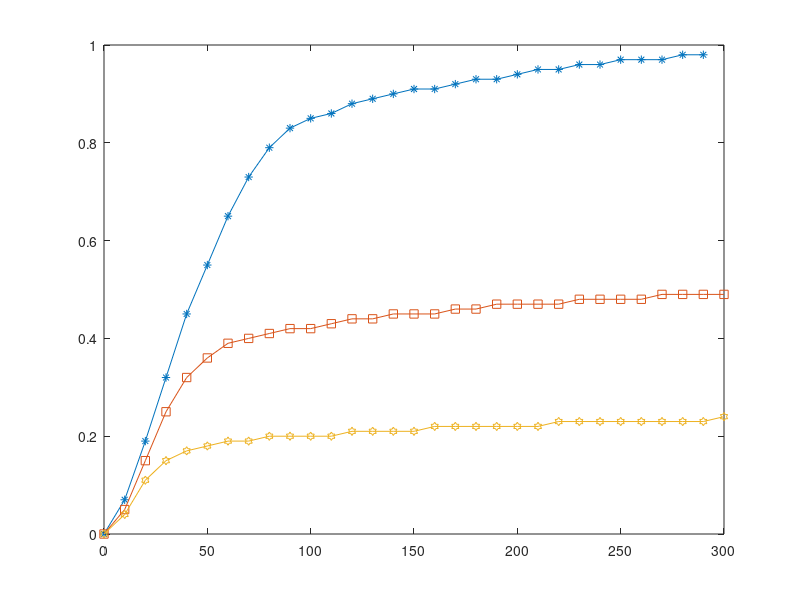

Reproduce this figure in MATLAB. (Note: this script raises an error after producing the figure.)
data = [ 0,0.00,0.00,0.00;
10,0.07,0.05,0.04;
20,0.19,0.15,0.11;
30,0.32,0.25,0.15;
40,0.45,0.32,0.17;
50,0.55,0.36,0.18;
60,0.65,0.39,0.19;
70,0.73,0.40,0.19;
80,0.79,0.41,0.20;
90,0.83,0.42,0.20;
100,0.85,0.42,0.20;
110,0.86,0.43,0.20;
120,0.88,0.44,0.21;
130,0.89,0.44,0.21;
140,0.90,0.45,0.21;
150,0.91,0.45,0.21;
160,0.91,0.45,0.22;
170,0.92,0.46,0.22;
180,0.93,0.46,0.22;
190,0.93,0.47,0.22;
200,0.94,0.47,0.22;
210,0.95,0.47,0.22;
220,0.95,0.47,0.23;
230,0.96,0.48,0.23;
240,0.96,0.48,0.23;
250,0.97,0.48,0.23;
260,0.97,0.48,0.23;
270,0.97,0.49,0.23;
280,0.98,0.49,0.23;
290,0.98,0.49,0.23;
300,0,0.49,0.24   ]; 

v  = data(:,1) ;
v1 = v(1:end-1);
i1 = data(1:end-1,2) ; % for 2100K 
i2 = data(:,3) ;       % for 2050K 
i3 = data(:,4) ;       % for 2000K 

% number of measurements  for each temperature 
m  = length(v) ; 

%%  plot data 

figure(1) 
plot(v1,i1,'-*')
hold on
plot(v ,i2,'-s')
hold on
plot(v ,i3,'-h')

%% Fit data
figure(2)
createFit(v1,i1,'I_{A1} Vs. V_A Fitted Curve','black--','o'); 
hold on 
createFit(v,i2,'I_{A2} Vs. V_A Fitted Curve','red--','s');
hold on 
createFit(v,i3,'I_{A3} Vs. V_A Fitted Curve','b--','*');

% LEGEND
%legend('I_{A1} Vs. V_A Fitted Curve', 'I_{A1} Data', 'Location', 'NorthEast', 'Interpreter', 'tex' );
legend('I_{A1} Data','I_{A1} Vs. V_A Fit','I_{A2} Data','I_{A2} Vs. V_A Fit','I_{A3} Data','I_{A3} Vs. V_A Fit') 

